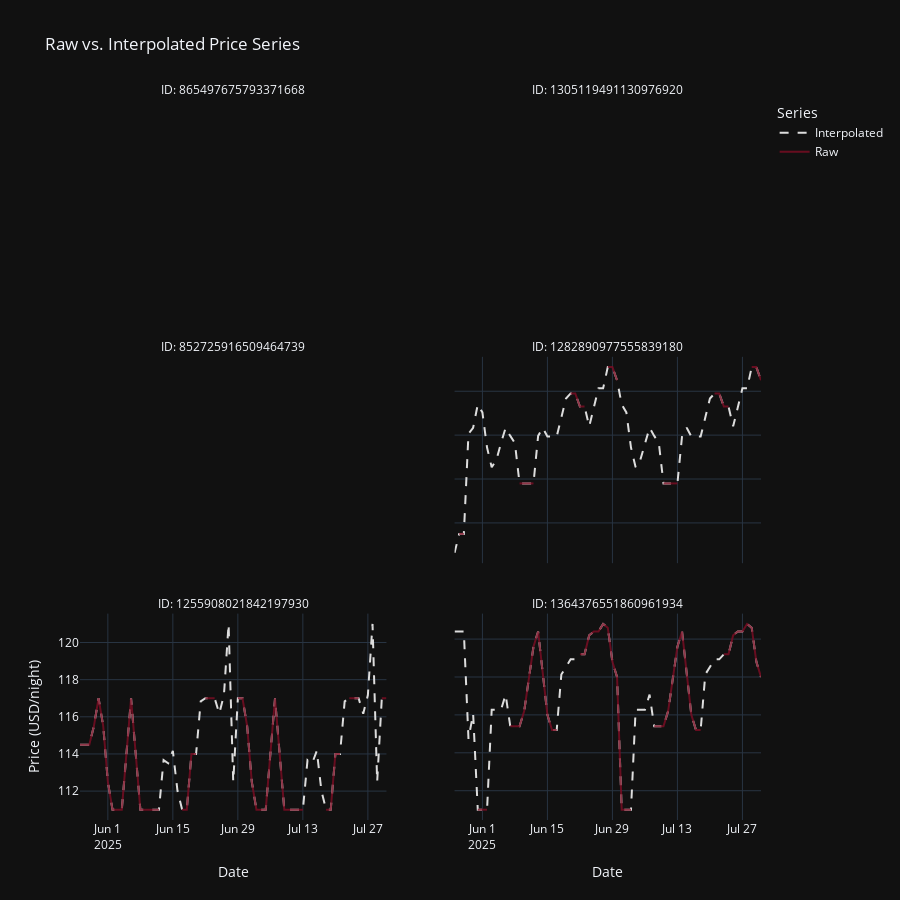

Here is the notebook cell this chart was saved with:
### Code cell
# 3.1 Compare Raw vs. Interpolated for Sample
def compare_raw_vs_interpolated():
    """
    Overlay raw (dashed) vs. interpolated (solid) daily price series
    for the 6 listings with the most missing entries —
    interpolated in red, raw in white (drawn on top).
    """
    # Pick the 6 listings with the most missing values
    df = df_ts.copy()
    df["missing_total"] = df[dates].isna().sum(axis=1)
    top3_missing = df.nlargest(3, "missing_total")["ID"].tolist()
    clean3_interp = (
        df_ts_interp
        .assign(missing_interp=lambda d: d[dates].isna().sum(axis=1))
        .query("missing_interp == 0").head(3)["ID"].tolist()
    )
    sample_ids = top3_missing + clean3_interp

    # Melt listings into long format
    raw = (
        df_ts
        .loc[df_ts["ID"].isin(sample_ids), ["ID","Name"] + dates]
        .melt(id_vars=["ID","Name"], var_name="Date", value_name="RawPrice")
    )
    raw["RawPrice"] = raw["RawPrice"].astype(float)
    interp = (
        df_ts_interp
        .loc[df_ts_interp["ID"].isin(sample_ids), ["ID","Name"] + dates]
        .melt(id_vars=["ID","Name"], var_name="Date", value_name="InterpPrice")
    )
    interp["InterpPrice"] = interp["InterpPrice"].astype(float)

    # Merge raw and interpolated dataframes
    df_cmp = pd.merge(raw, interp, on=["ID","Name","Date"])
    df_cmp["Date"] = pd.to_datetime(df_cmp["Date"], dayfirst=True, format="%d/%m/%Y")
    df_long = df_cmp.melt(
        id_vars=["ID","Name","Date"],
        value_vars=["RawPrice","InterpPrice"],
        var_name="Source",
        value_name="Price"
    ).replace({"Source": {"RawPrice": "Raw", "InterpPrice": "Interpolated"}})

    # Create the plot
    fig = px.line(
        df_long,
        x="Date", y="Price",
        color="Source",
        category_orders={"Source": ["Interpolated", "Raw"], "ID": sample_ids},
        line_dash="Source",
        line_dash_map={"Raw": "solid", "Interpolated": "dash"},
        color_discrete_map={"Interpolated": "#dddddd", "Raw": red},
        facet_col="ID", facet_col_wrap=2,
        facet_col_spacing=0.1,
        title="Raw vs. Interpolated Price Series",
        labels={"Price":"Price (USD/night)", "Date":"Date"},
        template="plotly_dark"
    )
    fig.update_traces(
        selector=dict(name="Raw"),
        line=dict(width=2),
        opacity=0.8
    )
    fig.update_layout(
        showlegend=True,
        height=300 * 3,
        legend_title_text="Series"
    )
    fig.for_each_annotation(lambda a: a.update(text=f"ID: {a.text.split('=')[1]}"))
    fig.update_xaxes(matches=None)
    fig.update_yaxes(matches=None)

    return fig

compare_raw_vs_interpolated()
